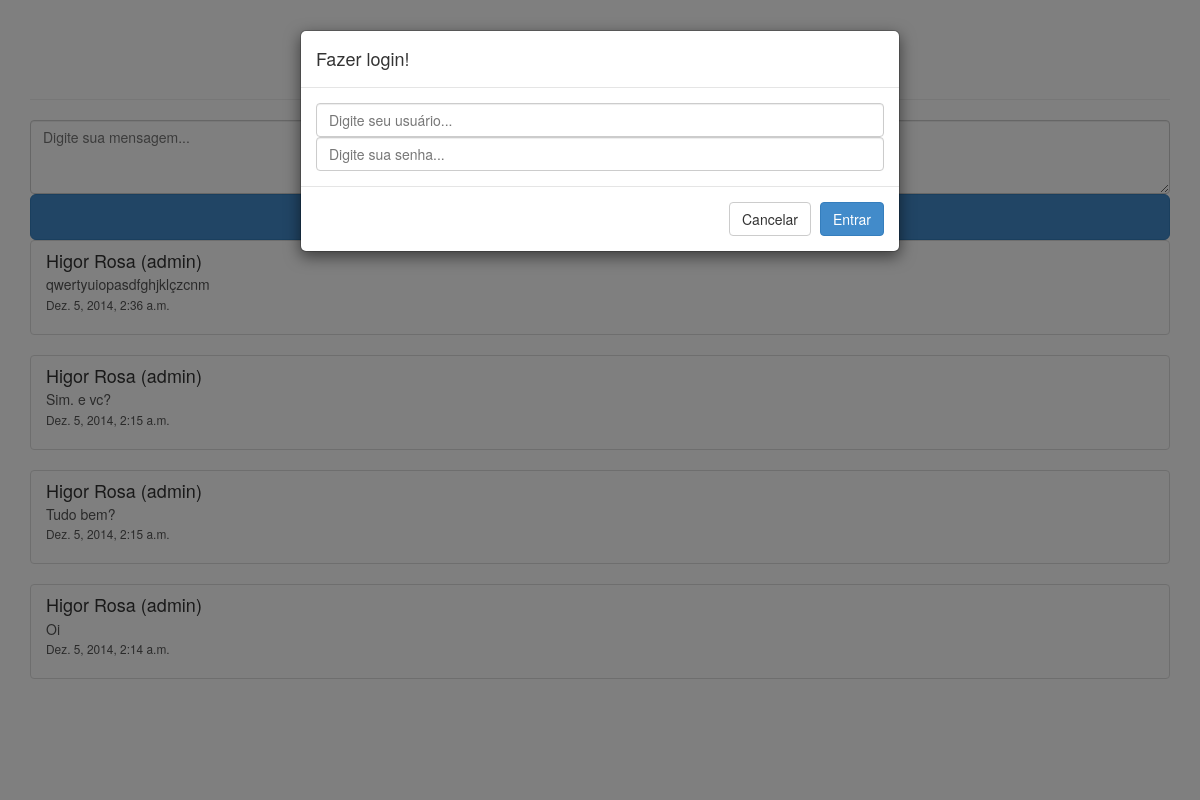
Screenshot of /topic/4 with the database file from the repository.
### core/models.py (models this page shows)
class BaseModel(Model):
    is_active = BooleanField(default=True)
    creation_date = DateTimeField(auto_now_add=True, verbose_name=u"Data de criação")
    modification_date = DateTimeField(auto_now=True, verbose_name=u"Data de modificação")
    class Meta:
        abstract = True

class Post(BaseModel):
    topic = ForeignKey(Topic, related_name="posts", verbose_name=u"Tópico")
    user = ForeignKey(User, verbose_name=u"Criador")
    content = TextField(verbose_name=u"Texto")
    class Meta:
        verbose_name = u"Postagem"
        verbose_name_plural = u"Postagens"
        ordering = ["-id"]

### core/views.py (the view, shortened to what this page needs)
# urls.py: url(r'^topic/(?P<topic_id>\d+)', TopicView.as_view(), name='topic'),
class TopicView(View):
    def get(self, request, topic_id,  *args, **kwargs):
        page_template = "site/topic.html"
        page_data = {}
        try:
            user_coordinates = request.session["coordinates"]
        except:
            user_coordinates= None
        if user_coordinates:
            page_data["coordinates"] = {
                "latitude": str(request.session["coordinates"][0]).replace(',', '.'),
                "longitude": str(request.session["coordinates"][1]).replace(',', '.'),
                }
        topic = Topic.objects.get(id=topic_id)
        page_data['topic'] = topic
        return render_to_response(page_template, page_data, RequestContext(request))

### templates/site/topic.html (shortened to what this page needs)
{% extends "site/base.html" %}
{% block content %}
    <div class="container">
        <div class="page-header">
            <h1>{{ topic.name }} <small>por: {{ topic.user.first_name }} {{ topic.user.last_name }} ({{ topic.user.username }})</small></h1>
        </div>
        <form action="{% url "topic" topic.id %}" method="post">
            <button type="submit" class="btn btn-primary btn-lg btn-block">Enviar</button>
        </form>
        {% for post in topic.posts.all %}
            <div class="list-group">
                <a href="#" class="list-group-item">
                    <h4 class="list-group-item-heading">{{ post.user.first_name }} {{ post.user.last_name }} ({{ post.user.username }})</h4>
                    <p class="list-group-item-text">{{ post.content }}</p>
                    <p><small>{{ post.modification_date }}</small></p>
                </a>
            </div>
        {% endfor %}
    </div>
{% endblock %}

### templates/site/base.html (shortened to what this page needs)
<!DOCTYPE html>
<html lang="en">
<head>
    <link href="{{ STATIC_URL }}css/bootstrap.min.css" rel="stylesheet">
    <link href="{{ STATIC_URL }}css/style.css" rel="stylesheet">
</head>
<body>
{% block content %}{% endblock %}
<div class="modal fade" id="login-modal">
    <div class="modal-dialog">
        <div class="modal-content">
            <form role="form" method="post" action="{% url "login" %}">
                <div class="modal-header">
                    <h4 class="modal-title">Fazer login!</h4>
                </div>
                <div class="modal-body">
                    <input type="text" id="username" name="username" class="form-control" placeholder="Digite seu usuário..." required autofocus>
                    <input type="password" id="password" name="password" class="form-control" placeholder="Digite sua senha..." required>
                </div>
                <div class="modal-footer">
                    <button type="button" class="btn btn-default" data-dismiss="modal">Cancelar</button>
                    <button type="submit" class="btn btn-primary">Entrar</button>
                </div>
            </form>
        </div>
    </div>
</div>
</body>
</html>

### ForumGeolocalizado/static/css/style.css (style rules this page uses)
h1 { text-align: center; }

### rows the page displays
Post: user.first_name "Higor", user.last_name "Rosa", user.username "admin", content "qwertyuiopasdfghjklçzcnm", modification_date "Dez. 5, 2014, 2:36 a.m."
Post: user.first_name "Higor", user.last_name "Rosa", user.username "admin", content "Sim. e vc?", modification_date "Dez. 5, 2014, 2:15 a.m."
Post: user.first_name "Higor", user.last_name "Rosa", user.username "admin", content "Tudo bem?", modification_date "Dez. 5, 2014, 2:15 a.m."
Post: user.first_name "Higor", user.last_name "Rosa", user.username "admin", content "Oi", modification_date "Dez. 5, 2014, 2:14 a.m."
